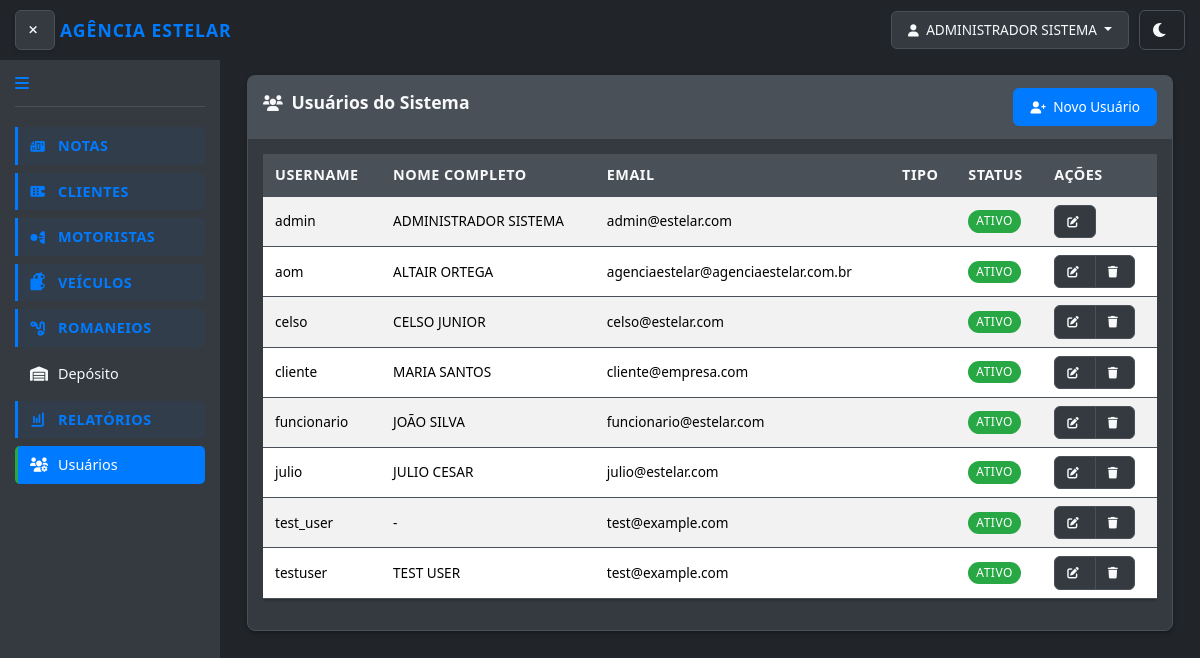
Page /notas/usuarios/ (signed in) on the committed database.
### notas/models.py (models this page shows, shortened)
class UpperCaseMixin:
    def save(self, *args, **kwargs):
        for field in self._meta.fields:
            if hasattr(field, 'max_length') and hasattr(self, field.name):
                value = getattr(self, field.name)
                if value and isinstance(value, str):
                    exclude_fields = [
                        'email', 'password', 'username', 'cpf', 'cnpj',
                        'cnh', 'chassi', 'renavam', 'placa', 'cep',
                        'telefone', 'rntrc', 'numero_consulta', 'tipo_usuario'
                    ]
                    if field.name not in exclude_fields:
                        setattr(self, field.name, value.upper())
        super().save(*args, **kwargs)

class Usuario(UpperCaseMixin, AbstractUser):
    TIPO_USUARIO_CHOICES = [
        ('admin', 'Administrador'),
        ('funcionario', 'Funcionário'),
        ('cliente', 'Cliente'),
    ]
    tipo_usuario = models.CharField(
        max_length=20,
        choices=TIPO_USUARIO_CHOICES,
        default='funcionario',
        verbose_name="Tipo de Usuário"
    )
    cliente = models.ForeignKey(
        Cliente,
        on_delete=models.CASCADE,
        null=True,
        blank=True,
        verbose_name="Cliente Vinculado"
    )
    telefone = models.CharField(max_length=20, blank=True, verbose_name="Telefone")
    ultimo_acesso = models.DateTimeField(null=True, blank=True, verbose_name="Último Acesso")
    REQUIRED_FIELDS = ['email', 'first_name', 'last_name']
    USERNAME_FIELD = 'username'
    is_authenticated = True
    is_anonymous = False
    objects = UsuarioManager()
    class Meta:
        verbose_name = "Usuário"
        verbose_name_plural = "Usuários"
        ordering = ['username']
    def get_full_name(self):
        return f"{self.first_name} {self.last_name}".strip()
    @property
    def is_admin(self):
        return self.tipo_usuario == 'admin'
    @property
    def is_cliente(self):
        return self.tipo_usuario == 'cliente'
    def can_access_funcionalidades(self):
        return self.is_admin or self.is_funcionario

### notas/views.py (the view)
# urls.py: path('usuarios/', views.listar_usuarios, name='listar_usuarios'),
@login_required
@user_passes_test(is_admin)
def listar_usuarios(request):
    usuarios = Usuario.objects.all().order_by('username')
    return render(request, 'notas/auth/listar_usuarios.html', {'usuarios': usuarios})

### notas/views.py (called while the page is built)
def is_admin(user):
    return user.is_authenticated and user.tipo_usuario.upper() == 'ADMIN'

### notas/templates/notas/auth/listar_usuarios.html (shortened to what this page needs)
{% extends 'base.html' %}
{% load static %}
{% block content %}
<div class="container-fluid">
    <div class="row">
        <div class="col-12">
            <div class="card">
                <div class="card-header d-flex justify-content-between align-items-center">
                    <h3 class="card-title">
                        <i class="fas fa-users"></i> Usuários do Sistema
                    </h3>
                    <a href="{% url 'notas:cadastrar_usuario' %}" class="btn btn-primary">
                        <i class="fas fa-user-plus"></i> Novo Usuário
                    </a>
                </div>
                <div class="card-body">
                    <div class="table-responsive">
                        <table class="table table-striped table-hover">
                            <thead>
                                <tr>
                                    <th>Username</th>
                                    <th>Nome Completo</th>
                                    <th>Email</th>
                                    <th>Tipo</th>
                                    <th>Status</th>
                                    <th>Ações</th>
                                </tr>
                            </thead>
                            <tbody>
                                {% for usuario in usuarios %}
                                <tr>
                                    <td>{{ usuario.username }}</td>
                                    <td>{{ usuario.get_full_name|default:"-" }}</td>
                                    <td>{{ usuario.email|default:"-" }}</td>
                                    <td>
                                        <span class="badge bg-{{ usuario.get_tipo_display|lower }}">
                                        </span>
                                    </td>
                                    <td>
                                        {% if usuario.is_active %}
                                            <span class="badge bg-success">Ativo</span>
                                        {% else %}
                                            <span class="badge bg-danger">Inativo</span>
                                        {% endif %}
                                    </td>
                                    <td>
                                        <div class="btn-group" role="group">
                                            <a href="{% url 'notas:editar_usuario' usuario.pk %}" class="btn btn-sm btn-outline-primary" title="Editar">
                                                <i class="fas fa-edit"></i>
                                            </a>
                                            {% if usuario != user %}
                                            <a href="{% url 'notas:excluir_usuario' usuario.pk %}" class="btn btn-sm btn-outline-danger" title="Excluir">
                                                <i class="fas fa-trash"></i>
                                            </a>
                                            {% endif %}
                                        </div>
                                    </td>
                                </tr>
                                {% empty %}
                                <tr>
                                    <td colspan="6" class="text-center">Nenhum usuário encontrado.</td>
                                </tr>
                                {% endfor %}
                            </tbody>
                        </table>
                    </div>
                </div>
            </div>
        </div>
    </div>
</div>
{% endblock %}

### templates/base.html (shortened to what this page needs)
{% load static %}
<!DOCTYPE html>
<html lang="pt-BR">
<head>
    <link href="https://cdn.jsdelivr.net/npm/bootstrap@5.3.3/dist/css/bootstrap.min.css" rel="stylesheet">
            <link rel="stylesheet" href="{% static 'css/style.css' %}?v=1.6">
    <link rel="stylesheet" href="https://cdnjs.cloudflare.com/ajax/libs/font-awesome/6.0.0-beta3/css/all.min.css">
</head>
<body data-theme="dark">
    <div class="top-bar">
        <button id="menu-toggle" class="btn btn-outline-light btn-sm menu-toggle-btn" title="Alternar Menu">
            <i class="fas fa-bars"></i>
        </button>
                        <div class="logo-container">
                            <a href="{% url 'notas:dashboard' %}" class="logo">Agência Estelar</a>
                        </div>
        <div class="user-area">
            <div class="user-info">
                {% if user.is_authenticated %}
                    <div class="dropdown">
                        <button class="btn btn-outline-light dropdown-toggle" type="button" id="userDropdown" data-bs-toggle="dropdown" aria-expanded="false">
                            <i class="fas fa-user"></i> {{ user.get_full_name|default:user.username }}
                        </button>
                    </div>
                {% else %}
                    <a href="{% url 'notas:login' %}" class="btn btn-outline-light">Login</a>
                {% endif %}
            </div>
            <button id="theme-toggle" class="btn btn-outline-light btn-sm theme-toggle-btn" title="Alternar Tema">
                <i id="theme-icon" class="fas fa-moon"></i>
            </button>
        </div>
    </div>
    <div class="main-wrapper">
        {% if user.is_authenticated %}
               <div class="sidebar">
           <div class="sidebar-header">
               <h3><i class="fas fa-bars"></i></h3>
           </div>
            <nav class="sidebar-nav">
                <ul class="nav-menu">
                    {% if user.can_access_funcionalidades %}
                    <li class="nav-group">
                        <div class="nav-group-header">
                            <i class="fas fa-file-invoice"></i>
                            <span>Notas</span>
                        </div>
                    </li>
                    <li class="nav-group">
                        <div class="nav-group-header">
                            <i class="fas fa-building"></i>
                            <span>Clientes</span>
                        </div>
                    </li>
                    <li class="nav-group">
                        <div class="nav-group-header">
                            <i class="fas fa-user-tie"></i>
                            <span>Motoristas</span>
                        </div>
                    </li>
                    <li class="nav-group">
                        <div class="nav-group-header">
                            <i class="fas fa-truck"></i>
                            <span>Veículos</span>
                        </div>
                    </li>
                    <li class="nav-group">
                        <div class="nav-group-header">
                            <i class="fas fa-route"></i>
                            <span>Romaneios</span>
                        </div>
                    </li>
                   <li class="nav-item">
                       <a href="{% url 'notas:pesquisar_mercadorias_deposito' %}">
                           <i class="fas fa-warehouse"></i> Depósito
                       </a>
                   </li>
                    {% if user.is_admin %}
                    <li class="nav-group">
                        <div class="nav-group-header">
                            <i class="fas fa-chart-bar"></i>
                            <span>Relatórios</span>
                        </div>
                    </li>
                   <li class="nav-item">
                       <a href="{% url 'notas:listar_usuarios' %}">
                           <i class="fas fa-users-cog"></i> Usuários
                       </a>
                   </li>
                    {% endif %}
                    {% endif %}
                </ul>
            </nav>
        </div>
        {% endif %}
        <div class="main-content">
            {% block content %}{% endblock %}
        </div>
    </div>
</body>
</html>

### rows in the picture
Usuario: get_full_name "ADMINISTRADOR SISTEMA", username "admin", email "admin@estelar.com", is_active "ATIVO"
Usuario: username "aom", get_full_name "ALTAIR ORTEGA", email "agenciaestelar@agenciaestelar.com.br", is_active "ATIVO"
Usuario: username "celso", get_full_name "CELSO JUNIOR", email "celso@estelar.com", is_active "ATIVO"
Usuario: username "cliente", get_full_name "MARIA SANTOS", email "cliente@empresa.com", is_active "ATIVO"
Usuario: username "funcionario", get_full_name "JOÃO SILVA", email "funcionario@estelar.com", is_active "ATIVO"
Usuario: username "julio", get_full_name "JULIO CESAR", email "julio@estelar.com", is_active "ATIVO"
Usuario: username "test_user", get_full_name "-", email "test@example.com", is_active "ATIVO"
Usuario: username "testuser", get_full_name "TEST USER", email "test@example.com", is_active "ATIVO"
